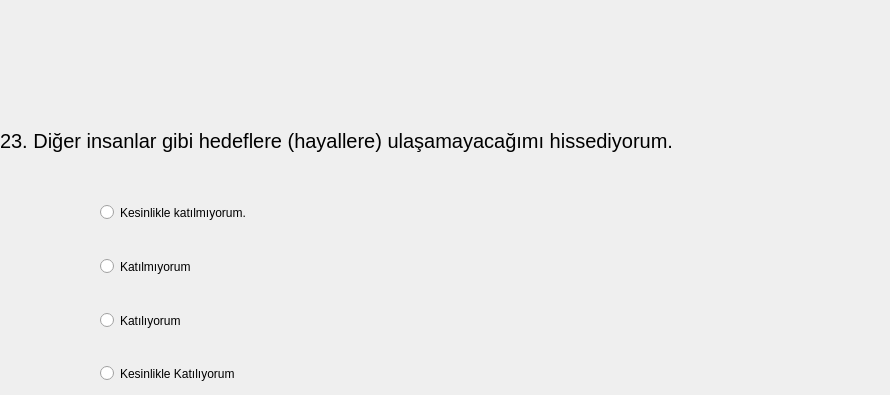
   <widget class="QWidget" name="tab_23">
    <attribute name="title">
     <string>Page</string>
    </attribute>
    <widget class="QLabel" name="label_Q19">
     <property name="geometry">
      <rect>
       <x>0</x>
       <y>100</y>
       <width>881</width>
       <height>81</height>
      </rect>
     </property>
     <property name="font">
      <font>
       <pointsize>15</pointsize>
      </font>
     </property>
     <property name="text">
      <string>23. Diğer insanlar gibi hedeflere (hayallere) ulaşamayacağımı hissediyorum.</string>
     </property>
    </widget>
    <widget class="QRadioButton" name="A1_radioButton_Q19">
     <property name="geometry">
      <rect>
       <x>100</x>
       <y>200</y>
       <width>197</width>
       <height>25</height>
      </rect>
     </property>
     <property name="text">
      <string>Kesinlikle katılmıyorum.</string>
     </property>
    </widget>
    <widget class="QRadioButton" name="A3_radioButton_Q19">
     <property name="geometry">
      <rect>
       <x>100</x>
       <y>308</y>
       <width>106</width>
       <height>25</height>
      </rect>
     </property>
     <property name="text">
      <string>Katılıyorum</string>
     </property>
    </widget>
    <widget class="QRadioButton" name="A2_radioButton_Q19">
     <property name="geometry">
      <rect>
       <x>100</x>
       <y>254</y>
       <width>120</width>
       <height>25</height>
      </rect>
     </property>
     <property name="text">
      <string>Katılmıyorum</string>
     </property>
    </widget>
    <widget class="QRadioButton" name="A4_radioButton_Q19">
     <property name="geometry">
      <rect>
       <x>100</x>
       <y>361</y>
       <width>180</width>
       <height>25</height>
      </rect>
     </property>
     <property name="text">
      <string>Kesinlikle Katılıyorum</string>
     </property>
    </widget>
   </widget>
